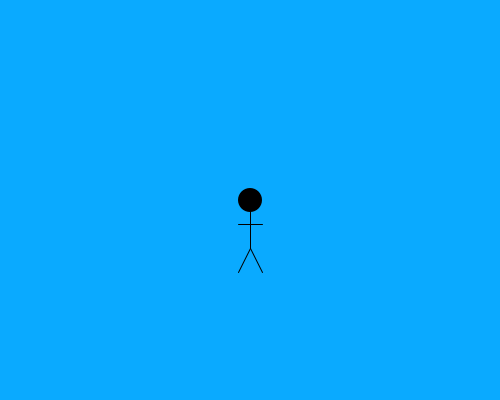
Frame 1 (no input)
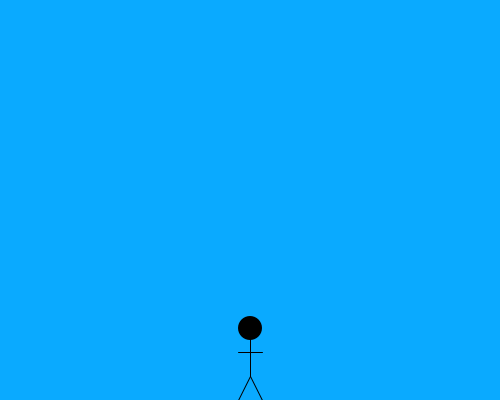
Frame 60 (the mouse pressed at the canvas centre just before this capture)
Frame 120 (the mouse held since frame 60 and released just before this capture): identical to frame 60, image omitted

The Processing sketch that drew these frames (run headless with seeded random() and noise(); from frame 60 on, the mouse is pressed at the canvas centre):

// Processing sketch: Side_Scroller2
// ── Side_Scroller2.pde
class Player {
  int x, y, vy, vx, bodyHeight = 72, bodyWidth = 12;
  int scale = 2;
  boolean jumping;

  void setScale(int s) {
    scale = s;
  }

  Player(int x_, int y_) {
    x = x_;
    y = y_;
    vy = 0;
    jumping = false;
  }

  void drawPlayer() {
    translate(x, y);
    float headDiameter = 12 * scale;
    fill(0);
    pushMatrix();
    noStroke();
    ellipse(0, 0, headDiameter, headDiameter);
    popMatrix();
    stroke(0);
    line(0, 0, 0, (0 + headDiameter) * 2);
    line(0 - headDiameter * 1/2, 0 + headDiameter, 0 + headDiameter * 1/2, 0 + headDiameter);
    line(0, 0 + headDiameter * 2, 0 + (headDiameter * 1/2), (0 + bodyHeight));
    line(0, 0 + headDiameter * 2, 0 - (headDiameter * 1/2), (0 + bodyHeight));
  }



  void move() {
    int moveSize = 3;
    if (keyCode == UP && keyPressed) {
      if (!jumping) {
        jumping = true;
        vy = 20;
      }
    }
    //    if (keyPressed == true) {
    if (!jumping) {
      vx = 0;
      if (keyPressed) {
        if (keyCode == RIGHT) {
          vx = moveSize;
        }
        else if (keyCode == LEFT) {
          vx = -moveSize;
        }
      }
    }
    y -= vy;
    if (y >= height - bodyHeight) {
      vy = 0;
      y = height - bodyHeight;
      jumping = false;
    }
    if (x >= width - bodyWidth) {
      vx = -1;
    }
    if (x <= 0 + bodyWidth) {
      vx = 1;
    }
    x += vx;
    vy -= 1;
  }
}


// ── setup.pde
Player player;

void setup() {
  size(500, 400);
  player = new Player(width/2, height/2);
  frameRate(60);
}

void draw() {
  background(10, 170, 255);
  player.move();
  player.drawPlayer();
}
